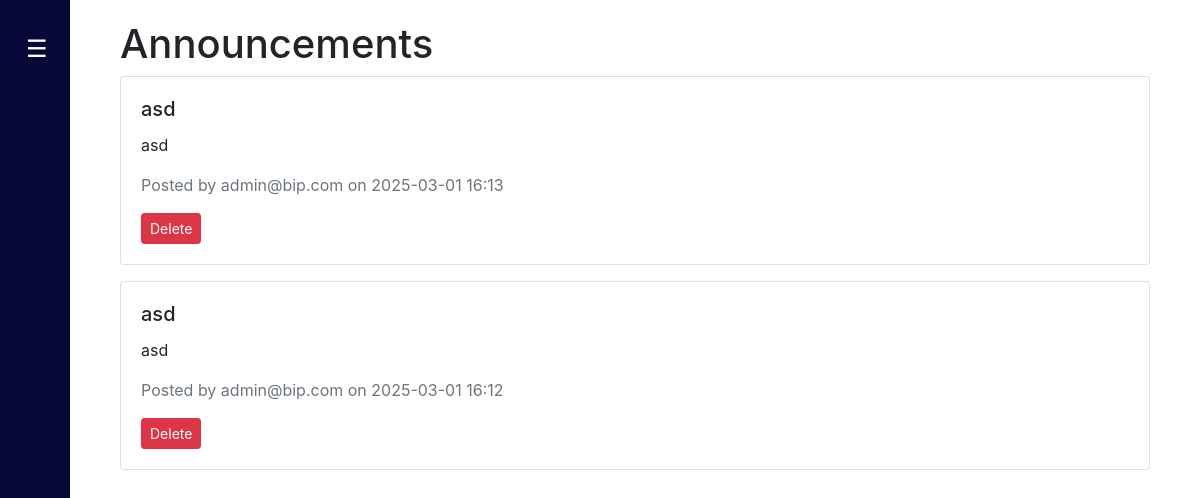
The page /announcements (signed in) on the database as committed earlier.
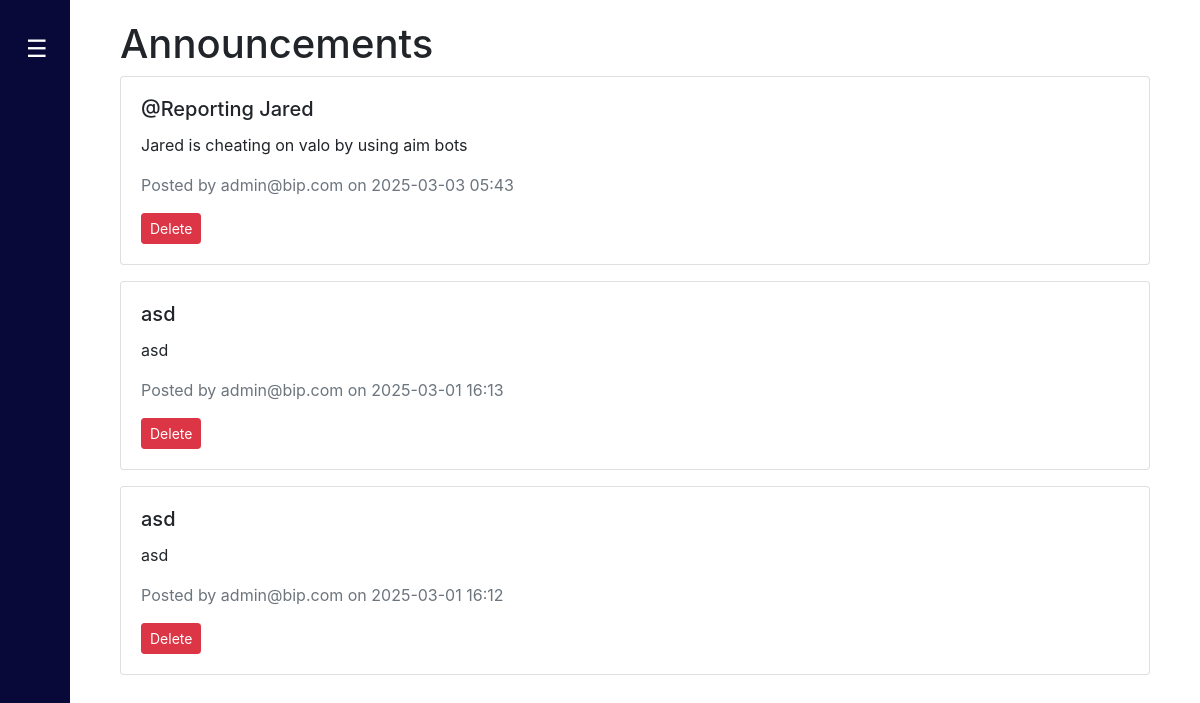
The same page on the database as committed later.
### Website/models.py (models this page shows, shortened)
class Announcement(db.Model):
    id = db.Column(db.Integer, primary_key=True)
    title = db.Column(db.String(255), nullable=False)  # Title of the announcement
    content = db.Column(db.Text, nullable=False)  # Content of the announcement
    created_at = db.Column(db.DateTime, default=db.func.current_timestamp())  # Timestamp
    user_id = db.Column(db.Integer, db.ForeignKey('user.id'), nullable=False)  # User who created the announcement
    user = db.relationship('User', backref='announcements')  # Relationship to User

class User(db.Model, UserMixin):
    id = db.Column(db.Integer, primary_key=True)
    email = db.Column(db.String(150), unique=True, nullable=False)
    firstName = db.Column(db.String(150), nullable=False)  # For first name
    password = db.Column(db.String(150), nullable=False)  # For storing password hash
    is_admin = db.Column(db.Boolean, default=False)  # Optional: for admin flag

### Website/views.py (the view)
@views.route('/announcements')
@login_required
def announcements():
    announcements = Announcement.query.order_by(Announcement.created_at.desc()).all()
    return render_template('announcements.html', announcements=announcements, user=current_user)

### Website/templates/announcements.html (shortened to what this page needs)
{% extends "base.html" %}
{% block content %}
<div class="container">
    <h1>Announcements</h1>
    {% if announcements %}
        {% for announcement in announcements %}
            <div class="card mb-3">
                <div class="card-body">
                    <h5 class="card-title">{{ announcement.title }}</h5>
                    <p class="card-text">{{ announcement.content }}</p>
                    <p class="text-muted">Posted by {{ announcement.user.email }} on {{ announcement.created_at.strftime('%Y-%m-%d %H:%M') }}</p>
                    {% if current_user.id == announcement.user_id or current_user.is_admin %}
                        <form action="{{ url_for('views.delete_announcement', announcement_id=announcement.id) }}" method="POST" style="display:inline;">
                            <button type="submit" class="btn btn-danger btn-sm">Delete</button>
                        </form>
                    {% endif %}
                </div>
            </div>
        {% endfor %}
    {% else %}
        <p>No announcements yet.</p>
    {% endif %}
</div>
{% endblock %}

Rows that differ between the two databases and show on the page:
added Announcement: title "@Reporting Jared", content "Jared is cheating on valo by using aim bots", user.email "admin@bip.com", created_at "2025-03-03 05:43"
